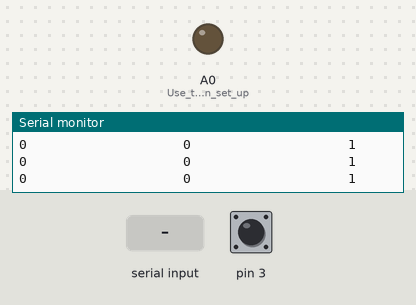
Recording of a sketch running on a simulated Arduino Uno, built with avr-gcc and run on an emulated ATmega328P. On the bench: output pins drawn as LEDs (lit = HIGH), the last lines printed to the serial monitor. The inputs (shaded band) are chosen by the test bench; at power-on: pin 3 HIGH.

Above: at 1.2 s.
1.3 s: "A\n" received over the second serial link
At 2.8 s:
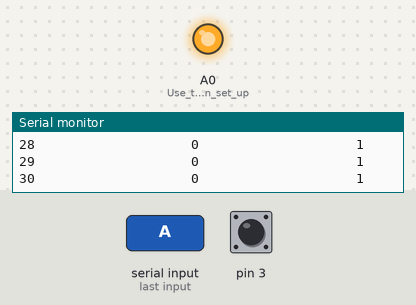
7.3 s: "O\n" received over the second serial link
At 12.8 s:
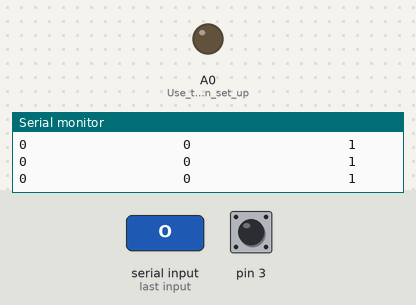
Timing chart, 0 to 14.3 s (numbered marks = the images above; inputs shaded):
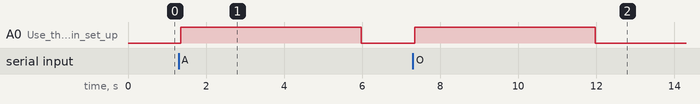

Measured:
- after the input at 1.3 s, A0 (Use_these_in_set_up): LOW → HIGH after 0.05 s, → LOW 4.6 s later
- after the input at 7.3 s, A0 (Use_these_in_set_up): LOW → HIGH after 0.05 s, → LOW 4.6 s later

The sketch:

SubBoardCode2.ino
```cpp
#include <SoftwareSerial.h> //Not sure where to get this if you don't already have it.

SoftwareSerial IRSensor(A3, A3);
int lightSensor_int = 0;
int lightCorrectCounter = 0;
int lightTotalCounter = 0;

bool vowelCondition = 0; // 0:A,E. 1:I,O.

void setup() {
  // put your setup code here, to run once:

Serial.begin(9600);


IRSensor.begin(2400);
pinMode(A0, OUTPUT); //Use these in set up. It's important
pinMode(A3, INPUT);
pinMode(3, INPUT);

digitalWrite(3, HIGH);

}

void loop() {


//This is what should be used for just sensing the light source. IRSensor.read() will return a value of -1 in all cases where it is not looking at a light.
//If it is looking a light, IRSensor.read() will return a diffrent value depending on how long it has been looking at the light.
//This has something to do with the message the light is outputing.
//If you just convert each value returned by IRSensor.read() at 2400 baud, you just get capital As. Which kinda makes sense?
//If it turns out you actually have to read the message, I can figure out this a little more.

lightSensor_int = IRSensor.read();

vowelCondition = digitalRead(3);

//Serial.print(lightSensor_int);
//Serial.print("\n");

Serial.print("\n");
Serial.print(lightTotalCounter);

Serial.print("                    ");
Serial.print(lightCorrectCounter);

Serial.print("                    ");
Serial.print(vowelCondition);


if (lightTotalCounter != 0) {


  if((lightSensor_int == 65 || lightSensor_int == 69) && vowelCondition) {
  lightCorrectCounter += 1;

  Serial.print("                    ");
Serial.print("1");
  }

  if((lightSensor_int == 79 || lightSensor_int == 73) && !vowelCondition) {
   lightCorrectCounter  += 1;

     Serial.print("                    ");
Serial.print("2");
  }

  lightTotalCounter += 1;

}

if(lightSensor_int != (-1) && lightTotalCounter == 0) {
  analogWrite(A0, 1023);
  lightTotalCounter += 1;
  }


if(lightTotalCounter == 100) {

  if (lightCorrectCounter >= 5) {
    analogWrite(A0, 1023);
    Serial.print("CORRECT LIGHT DETECTED");
  lightTotalCounter += 1;
  }

  if (lightCorrectCounter < 5) {
    lightTotalCounter = 0;
    lightCorrectCounter = 0;
    analogWrite(A0, 0);
    }


}


}
```
